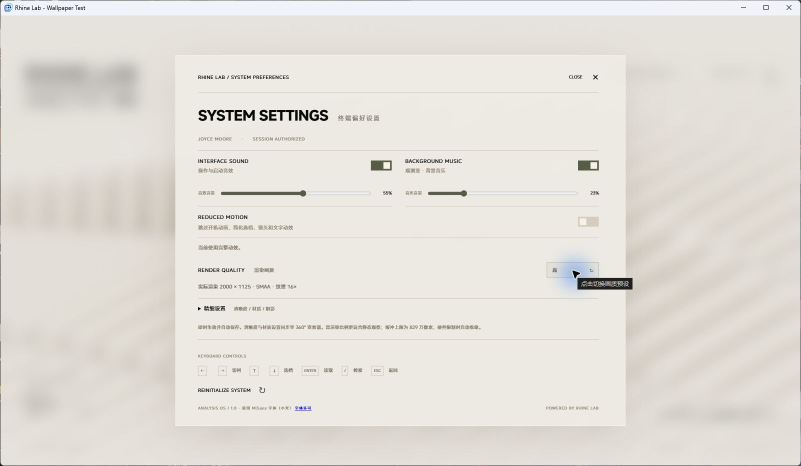
#> input picture reference/wallpaper-engine/settings.png, 1602 x 932 px (shown at 1/2 size)
$ python match-annotations.py wallpaper-engine/settings.png
#> lines starting #> are read from the running program, lines starting #| are printed output that depends on the picture; after the words box and inside, x2 and y2 are one past the last pixel; in counts of white or black regions, pixels touching at a corner belong together
from pathlib import Path
import sys
sys.path.insert(0,'.tools')
import cv2
import numpy as np
sources=sys.argv[1:]
if not sources:
    raise SystemExit('Usage: python reference/match-annotations.py screenshot.png [screenshot2.png ...]')
frames=[(p,cv2.resize(cv2.imread(str(p)),(480,270)).astype(float)) for p in Path('reference/motion').glob('[0-9]*.jpg')]
for source in sources:
    im=cv2.imread(source)[:1080,:1920]
#> im is the input picture: shape (932, 1602, 3); mean B, G, R 217.3, 223.8, 227.5
    im=cv2.resize(im,(480,270)).astype(float)
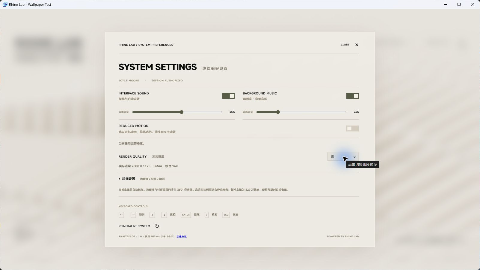
#> im: shape (270, 480, 3) float64; mean B, G, R 217.8, 224.3, 227.9
    mask=~((im[:,:,2]>170)&(im[:,:,1]>130)&(im[:,:,0]<160))
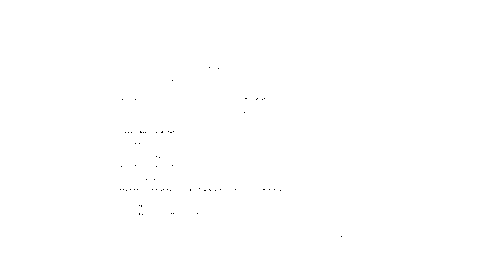
#> mask: shape (270, 480) bool; 99.9% white; black in thin lines or dots, all inside (x1, y1, x2, y2) = (120, 67, 342, 237)
    mask[:55,:90]=False
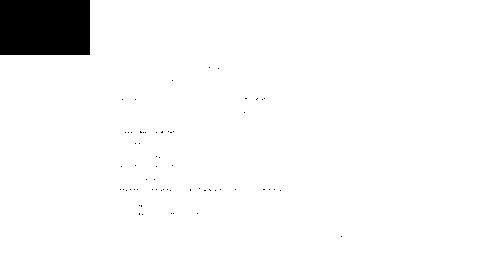
#> mask: shape (270, 480) bool; 96.1% white; 63 black regions (62 under 20 px), largest, box (x1, y1, x2, y2) and area: (0, 0, 90, 55) 4950
    scores=sorted((np.mean(np.abs(im-f)[mask]),p.stem) for p,f in frames)
#> scores = []
    print(Path(source).name,[(int(n)/25,round(float(s),2)) for s,n in scores[:4]])
#| settings.png []
